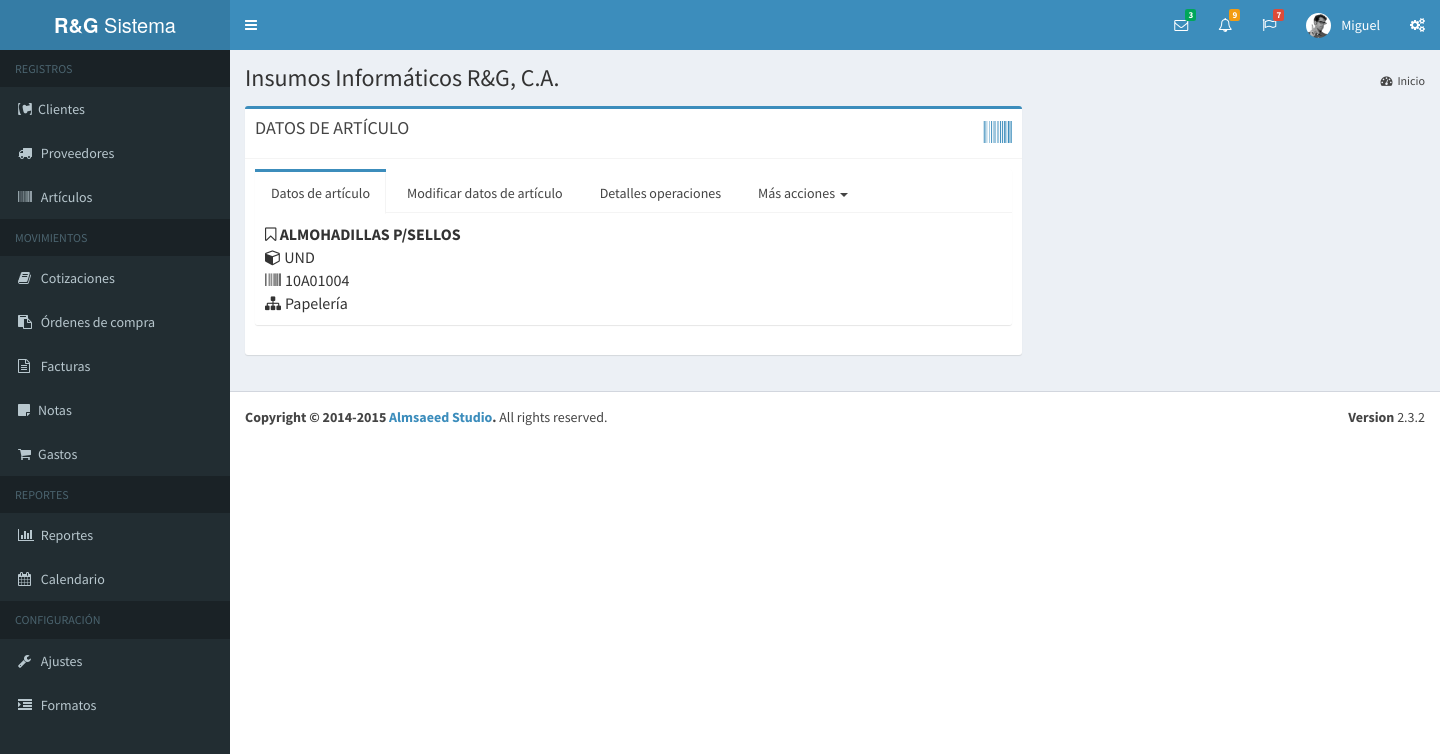
Screenshot of /ficha_articulo.php?a=6 (signed in) with the database file from the repository.
### tables this page shows
CREATE TABLE IF NOT EXISTS `usuario` (
  `idUsuario` int(11) NOT NULL AUTO_INCREMENT,
  `usuario` varchar(60) NOT NULL,
  `password` varchar(60) NOT NULL,
  `nombre` varchar(80) DEFAULT NULL,
  `empresa` varchar(40) DEFAULT NULL,
  `subtitulo` varchar(120) DEFAULT NULL,
  `rif` varchar(15) DEFAULT NULL,
  `telefonos` varchar(80) DEFAULT NULL,
  `email` varchar(80) DEFAULT NULL,
  `vendedor` varchar(25) DEFAULT NULL,
  `direccion1` varchar(160) DEFAULT NULL,
  `direccion2` varchar(160) DEFAULT NULL,
  `ultima_act_doc` datetime DEFAULT NULL,
  PRIMARY KEY (`idUsuario`)
);

CREATE TABLE IF NOT EXISTS `articulo` (
  `idArticulo` int(11) NOT NULL AUTO_INCREMENT,
  `codigo` varchar(9) DEFAULT NULL,
  `descripcion` varchar(120) DEFAULT NULL,
  `presentacion` varchar(5) DEFAULT NULL,
  `ubicacion` int(1) DEFAULT NULL,
  `foto` varchar(150) DEFAULT NULL,
  `idCategoria` int(1) DEFAULT NULL,
  PRIMARY KEY (`idArticulo`)
);

CREATE TABLE IF NOT EXISTS `categoria` (
  `idCategoria` int(7) NOT NULL AUTO_INCREMENT,
  `nombre` varchar(50) DEFAULT NULL,
  `descripcion` varchar(200) DEFAULT NULL,
  PRIMARY KEY (`idCategoria`)
);

### bd/data-usuario.php (called while the page is built, shortened)
<?php
	function obtenerUsuarioPorId( $idu, $dbh ){
		$sql = "select * from usuario where idUsuario = $idu";
		$data_user = mysql_fetch_array( mysql_query ( $sql, $dbh ) );
		return $data_user;
	}
?>

### bd/data-articulo.php (called while the page is built, shortened)
<?php
	function obtenerArticuloPorId( $ida, $dbh ){
		$q = "Select a.idArticulo as idArticulo, a.Descripcion as descripcion, a.Codigo as codigo,
		a.Presentacion as presentacion, c.nombre as categoria from articulo a, categoria c
		where a.idArticulo = $ida and a.idCategoria = c.idCategoria";
		$data = mysql_fetch_array( mysql_query ( $q, $dbh ) );
		return $data;
	}
?>

### ficha_articulo.php (the view, shortened to what this page needs)
<?php
	include( "bd/bd.php" );
	include( "bd/data-usuario.php" );
	include( "bd/data-articulo.php" );
	if( isset( $_GET["a"] ) ){
		$articulo = obtenerArticuloPorId( $_GET["a"], $dbh );
	}
?>
<!DOCTYPE html>
<html>
<head>
  <link rel="stylesheet" href="bootstrap/css/bootstrap.min.css">
    <link rel="stylesheet" href="https://maxcdn.bootstrapcdn.com/font-awesome/4.4.0/css/font-awesome.min.css">
    <link rel="stylesheet" href="https://code.ionicframework.com/ionicons/2.0.1/css/ionicons.min.css">
    <link rel="stylesheet" href="plugins/daterangepicker/daterangepicker-bs3.css">
    <link rel="stylesheet" href="plugins/iCheck/all.css">
    <link rel="stylesheet" href="plugins/colorpicker/bootstrap-colorpicker.min.css">
    <link rel="stylesheet" href="plugins/timepicker/bootstrap-timepicker.min.css">
    <link rel="stylesheet" href="plugins/datatables/dataTables.bootstrap.css">
    <link rel="stylesheet" href="plugins/select2/select2.min.css">
    <link rel="stylesheet" href="dist/css/AdminLTE.min.css">
    <link rel="stylesheet" href="dist/css/skins/_all-skins.min.css">
	<link rel="stylesheet" type="text/css" href="css/style.css">
    <link rel="stylesheet" type="text/css" href="plugins/bootstrapvalidator-dist-0.5.3/dist/css/bootstrapValidator.css">
</head>
<body class="hold-transition skin-blue sidebar-mini">
<div class="wrapper">
  <header class="main-header">
    <nav class="navbar navbar-static-top" role="navigation">
      <a href="#" class="sidebar-toggle" data-toggle="offcanvas" role="button">
      </a>
      <div class="navbar-custom-menu">
        <ul class="nav navbar-nav">
          <?php include("sub-scripts/nav/mensajes.php");?>
          <?php include("sub-scripts/nav/notificaciones.php");?>
          <?php include("sub-scripts/nav/tareas.php");?>
          <?php include("sub-scripts/nav/perfil.php");?>
          <li><a href="#" data-toggle="control-sidebar"><i class="fa fa-gears"></i></a></li>
        </ul>
      </div>
    </nav>
  </header>
  <?php include("sub-scripts/nav/menu_ppal.php");?>
  <div class="content-wrapper">
    <?php include("sub-scripts/nav/contenido-cabecera.php");?>
    <section class="content">
    	<div class="row">
            <div class="col-md-8">
              <div id="ficha_articulo" class="box box-primary">
                <div class="box-header with-border">
                  <h3 class="box-title">DATOS DE ARTÍCULO</h3>
                  <div class="icon-color"><i class="fa fa-barcode fa-2x"></i></div>
                </div>
                <div class="box-body">
                  <div class="nav-tabs-custom">
                    <ul class="nav nav-tabs">
                    <li class="active"><a href="#tab_1" data-toggle="tab">Datos de artículo</a></li>
                    <li><a href="#tab_2" data-toggle="tab">Modificar datos de artículo</a></li>
                    <li><a href="#tab_3" data-toggle="tab">Detalles operaciones</a></li>
                    <li class="dropdown">
                    <a class="dropdown-toggle" data-toggle="dropdown" href="#">
                      Más acciones <span class="caret"></span>
                    </a>
                  </li>
                    </ul>
                    <div class="tab-content">
                  <div class="tab-pane active" id="tab_1">
                    <div><span class="txh"><i class="fa fa-bookmark-o"></i>&nbsp;<b><?php echo $articulo["descripcion"];?></b></span></div>
                    <div><span class="tx1"><i class="fa fa-cube"></i>&nbsp;<?php echo $articulo["presentacion"];?></span></div>
                    <div><span class="tx1"><i class="fa fa-barcode">&nbsp;</i><?php echo $articulo["codigo"];?></span></div>
                    <div><span class="tx1"><i class="fa fa-sitemap">&nbsp;</i><?php echo $articulo["categoria"];?></span></div>
                  </div>
                    </div>
                  </div>
                </div>
              </div>
            </div>
            <div class="col-md-6">
            </div>
          </div>
    </section>
  </div>
  <?php include("sub-scripts/nav/footer.php"); ?>
</div>
</body>
</html>

### sub-scripts/nav/perfil.php (shortened to what this page needs)
<?php
  $usuario = obtenerUsuarioPorId( $_SESSION["user"]["idUsuario"], $dbh );
?>
<li class="dropdown user user-menu">
<a href="#" class="dropdown-toggle" data-toggle="dropdown">
  <img src="dist/img/user2-160x160.jpg" class="user-image" alt="User Image">
  <span class="hidden-xs"><?php echo $usuario["nombre"]; ?></span>
</a>
</li>

### sub-scripts/nav/contenido-cabecera.php
<section class="content-header">
  <h1>
    <?php echo $usuario["empresa"]; ?><small></small>
  </h1>
  <ol class="breadcrumb">
    <li><a href="main.php"><i class="fa fa-dashboard"></i>Inicio</a></li>
  </ol>
</section>

### css/style.css (style rules this page uses)
.icon-color { color:#3C8DBC; float:right; }
.tx1, .txh { font-size: 16px; }

### rows the page displays
usuario: nombre "Miguel", empresa "Insumos Informáticos R&G, C.A."
articulo: descripcion "ALMOHADILLAS P/SELLOS", presentacion "UND", codigo "10A01004", idCategoria.nombre "Papelería"
